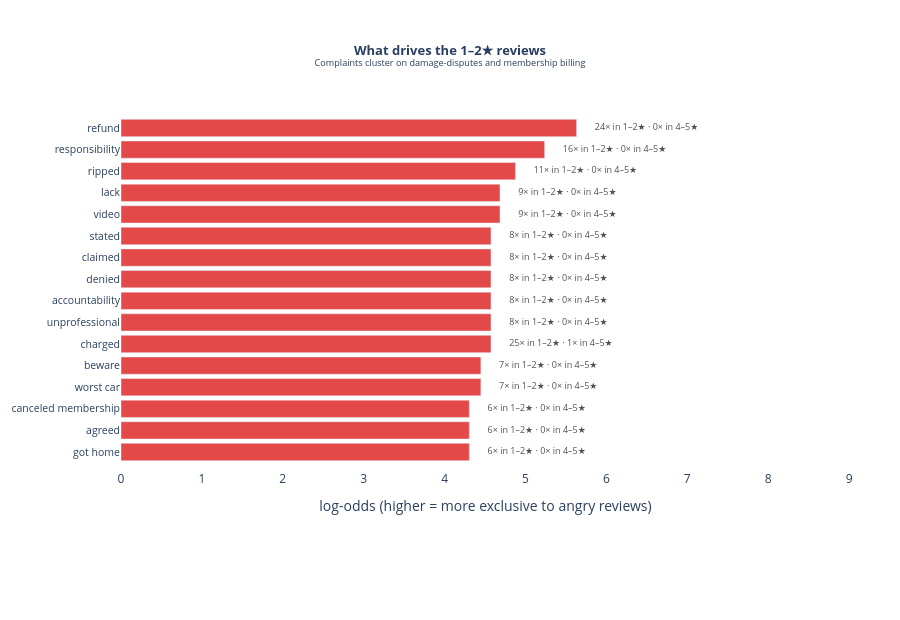

The notebook cell this image was saved under:
### Markdown cell above
## 5. What drives the 1–2★ reviews — the words unhappy customers use

Log-odds of each term appearing in a 1–2★ review vs a 4–5★ review (add-½ smoothing).
High bars = words that show up almost *only* in angry reviews — the complaint fingerprint.

### Code cell
from sklearn.feature_extraction.text import CountVectorizer
t = df[df["has_text"]]
pos = t.loc[t["rating"]>=4, "reviewText"].astype(str)
neg = t.loc[t["rating"]<=2, "reviewText"].astype(str)
cv = CountVectorizer(stop_words="english", ngram_range=(1,2), min_df=6, max_features=3000)
X = cv.fit_transform(pd.concat([pos, neg])); vocab = np.array(cv.get_feature_names_out())
Xp = np.asarray(X[:len(pos)].sum(0)).ravel(); Xn = np.asarray(X[len(pos):].sum(0)).ravel()
a = .5
lo = (np.log((Xn+a)/(Xn.sum()+a*len(vocab))) - np.log((Xp+a)/(Xp.sum()+a*len(vocab))))
top = np.argsort(lo)[::-1][:16][::-1]

fig = go.Figure()
fig.add_trace(go.Bar(
    x=lo[top], y=vocab[top], orientation="h", marker_color=C["red"], showlegend=False,
    customdata=np.stack([Xn[top], Xp[top]], axis=-1),
    hovertemplate="<b>%{y}</b><br>Log-odds: %{x:.2f}<br>%{customdata[0]}× in 1–2★ · "
                  "%{customdata[1]}× in 4–5★<extra></extra>",
))
fig.add_trace(go.Scatter(
    x=lo[top] + lo[top].max()*.04, y=vocab[top], mode="text",
    text=[f"{Xn[i]}× in 1–2★ · {Xp[i]}× in 4–5★" for i in top],
    textposition="middle right", textfont=dict(size=9, color=C["muted"]),
    showlegend=False, hoverinfo="skip",
))

fig.update_xaxes(title_text="log-odds (higher = more exclusive to angry reviews)",
                  range=[0, lo[top].max()*1.6])
fig.update_yaxes(title_text=None, tickfont=dict(size=10.5))
fig = style(fig, "<b>What drives the 1–2★ reviews</b><br>"
                  "<sup>Complaints cluster on damage-disputes and membership billing</sup>",
            margin=MARGIN_1AX, height=620)
fig.show()

### Figure 1 — Plotly figure (JSON) as saved in the notebook; plotly's stock layout.template omitted (floating-point values rounded to 4 significant figures)
{"data": [{"customdata": [[6, 0], [6, 0], [6, 0], [7, 0], [7, 0], [25, 1], [8, 0], [8, 0], [8, 0], [8, 0], [8, 0], [9, 0], [9, 0], [11, 0], [16, 0], [24, 0]], "hovertemplate": "<b>%{y}</b><br>Log-odds: %{x:.2f}<br>%{customdata[0]}× in 1–2★ · %{customdata[1]}× in 4–5★<extra></extra>", "marker": {"color": "#e34948"}, "orientation": "h", "showlegend": false, "type": "bar", "x": [4.305, 4.305, 4.305, 4.448, 4.448, 4.574, 4.574, 4.574, 4.574, 4.574, 4.574, 4.685, 4.685, 4.876, 5.237, 5.632], "y": ["got home", "agreed", "canceled membership", "worst car", "beware", "charged", "unprofessional", "accountability", "denied", "claimed", "stated", "video", "lack", "ripped", "responsibility", "refund"]}, {"hoverinfo": "skip", "mode": "text", "showlegend": false, "text": ["6× in 1–2★ · 0× in 4–5★", "6× in 1–2★ · 0× in 4–5★", "6× in 1–2★ · 0× in 4–5★", "7× in 1–2★ · 0× in 4–5★", "7× in 1–2★ · 0× in 4–5★", "25× in 1–2★ · 1× in 4–5★", "8× in 1–2★ · 0× in 4–5★", "8× in 1–2★ · 0× in 4–5★", "8× in 1–2★ · 0× in 4–5★", "8× in 1–2★ · 0× in 4–5★", "8× in 1–2★ · 0× in 4–5★", "9× in 1–2★ · 0× in 4–5★", "9× in 1–2★ · 0× in 4–5★", "11× in 1–2★ · 0× in 4–5★", "16× in 1–2★ · 0× in 4–5★", "24× in 1–2★ · 0× in 4–5★"], "textfont": {"color": "#52514e", "size": 9}, "textposition": "middle right", "type": "scatter", "x": [4.531, 4.531, 4.531, 4.674, 4.674, 4.799, 4.799, 4.799, 4.799, 4.799, 4.799, 4.91, 4.91, 5.101, 5.462, 5.857], "y": ["got home", "agreed", "canceled membership", "worst car", "beware", "charged", "unprofessional", "accountability", "denied", "claimed", "stated", "video", "lack", "ripped", "responsibility", "refund"]}], "layout": {"height": 620, "hovermode": "x unified", "legend": {}, "margin": {"b": 150, "l": 80, "r": 50, "t": 110}, "paper_bgcolor": "white", "plot_bgcolor": "white", "showlegend": false, "title": {"font": {"size": 13}, "text": "<b>What drives the 1–2★ reviews</b><br><sup>Complaints cluster on damage-disputes and membership billing</sup>", "x": 0.5, "xanchor": "center"}, "xaxis": {"range": [0, 9.012], "title": {"text": "log-odds (higher = more exclusive to angry reviews)"}}, "yaxis": {"tickfont": {"size": 10.5}}}}
